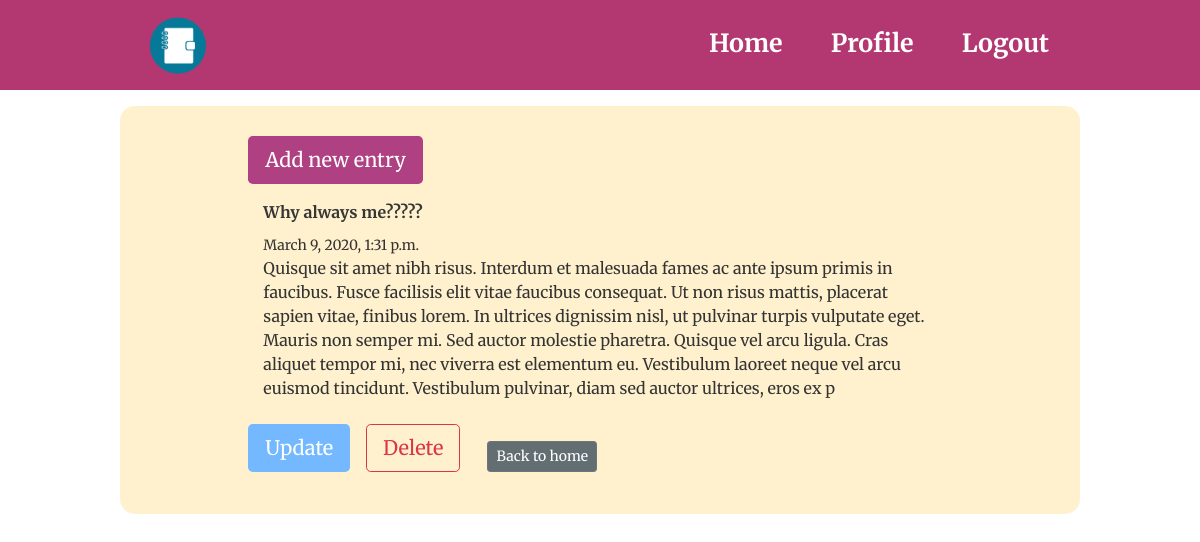
The page /entry/42/ (signed in) on the database its author committed.
### entries/models.py (models this page shows, shortened)
class Entry(models.Model):
    title = models.CharField(max_length= 30)
    text = models.TextField(max_length = 500)
    date_posted = models.DateTimeField(auto_now_add=True)
    author = models.ForeignKey(User, on_delete=models.CASCADE)
    class Meta:
        verbose_name_plural= "entries"

### entries/views.py (the view)
# urls.py: path('entry/<int:pk>/', EntryDetailView.as_view(), name='entry-detail'),
class EntryDetailView(DetailView):
    model = Entry

### entries/templates/entries/entry_detail.html (shortened to what this page needs)
{% extends 'entries/base.html' %}
{% load crispy_forms_tags %}
      {% block content %}
      {% if user.is_authenticated %}
    <section class="section">
        <div class="col-md-10 offset-md-1">
            <article class="media">
                <div class="media-content">
                    <div class="">
                        <a class="btn btn-entry btn-lg active" role="button" href="{% url 'entry-create' %}">Add new entry</a>
                    </div>
                </div>
            </article>
            <article class="mb-3">
                <div class="col-12">
                    <div class="content mb-3">
                        <p>
                            <div class='mb-2'>
                                <strong >{{ object.title }}</strong>
                            </div>
                            <div class='mb-2'>
                                <small>{{ object.date_posted }}</small>
                                <br>{{ object.text }}
                            </div>
                        </p>
                    </div>
                </div>
                <a class="btn btn-lg btn-update is-link mr-3 mt-3" href="{% url 'entry-update' object.id %}">Update</a>
                <a class="btn btn-lg btn-outline-danger is-link mr-3 mt-3" href="{% url 'entry-delete' object.id %}">Delete</a>
                <a class="btn btn-secondary btn-return btn-sm" role="button" href="{% url 'home' %}">Back to home</a>
            </article>
        </div>
    </section>
    {% endif %}
    {% endblock %}

### entries/static/main.css (style rules this page uses)
body { background: #ffffff; color: #333333; height: 100%; font-family: 'Merriweather', serif; }
.section { margin: 10px; padding: 10px; }
.btn-entry { background-color: rgb(175, 64, 130); color: white; }
.btn-update { background-color: #74b9ff; color: white; }
.btn-return { background-color: #636e72; position: absolute; bottom: 0; margin: 0 15px; text-align: end; }

### rows shown on the page
Entry: title "Why always me?????", date_posted "March 9, 2020, 1:31 p.m.", text "Quisque sit amet nibh risus. Interdum et malesuada fames ac ante ipsum primis in faucibus. Fusce facilisis elit vitae faucibus consequat. Ut non risus mattis, placerat sapien vitae, finibus lorem. In ultrices dignissim nisl, ut pulvinar turpis vulputate eget. Mauris non semper mi. Sed auctor molestie pharetra. Quisque vel arcu ligula. Cras aliquet tempor mi, nec viverra est elementum eu. Vestibulum laoreet neque vel arcu euismod tincidunt. Vestibulum pulvinar, diam sed auctor ultrices, eros ex p"
